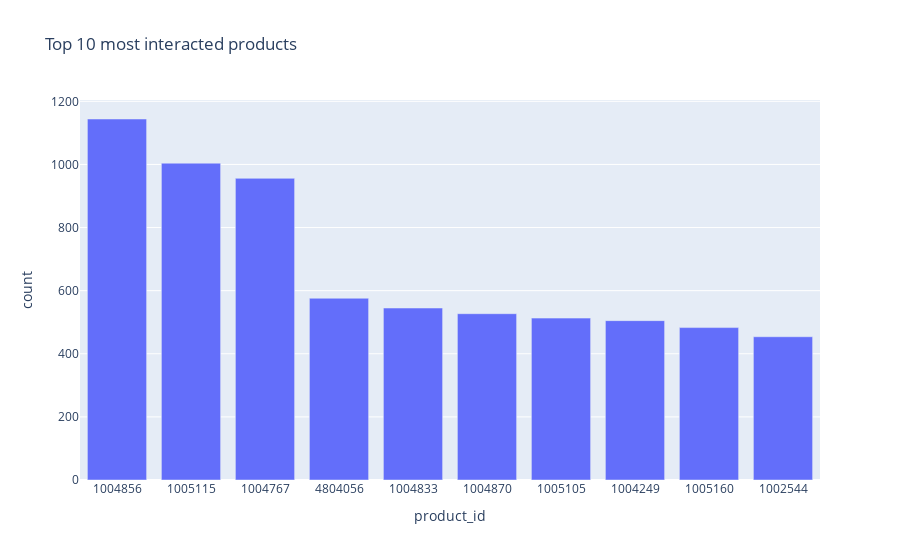

This figure's notebook cell:
### Markdown cell above
### product_id
The product_id is the unique identificator for a product. As you can see in the overview, there are 206876 unique product_ids in the datasets Oct-2019 and Nov-2019, the users have interacted with.

### Code cell
# %%timeit


sdf_count_per_product_id = sdf_raw.groupBy("product_id").count().orderBy(f.desc("count"))
px.bar(sdf_count_per_product_id.limit(10).toPandas(), x='product_id', y='count', title="Top 10 most interacted products").update_xaxes(type='category')

### Figure 1 — Plotly figure (JSON) as saved in the notebook; plotly's stock layout.template omitted (floating-point values rounded to 4 significant figures)
{"data": [{"alignmentgroup": "True", "hovertemplate": "product_id=%{x}<br>count=%{y}<extra></extra>", "legendgroup": "", "marker": {"color": "#636efa"}, "name": "", "offsetgroup": "", "orientation": "v", "showlegend": false, "textposition": "auto", "type": "bar", "x": ["1004856", "1005115", "1004767", "4804056", "1004833", "1004870", "1005105", "1004249", "1005160", "1002544"], "xaxis": "x", "y": [1144, 1004, 956, 576, 545, 527, 513, 505, 483, 454], "yaxis": "y"}], "layout": {"barmode": "relative", "legend": {"tracegroupgap": 0}, "title": {"text": "Top 10 most interacted products"}, "xaxis": {"anchor": "y", "domain": [0.0, 1.0], "title": {"text": "product_id"}, "type": "category"}, "yaxis": {"anchor": "x", "domain": [0.0, 1.0], "title": {"text": "count"}}}}
